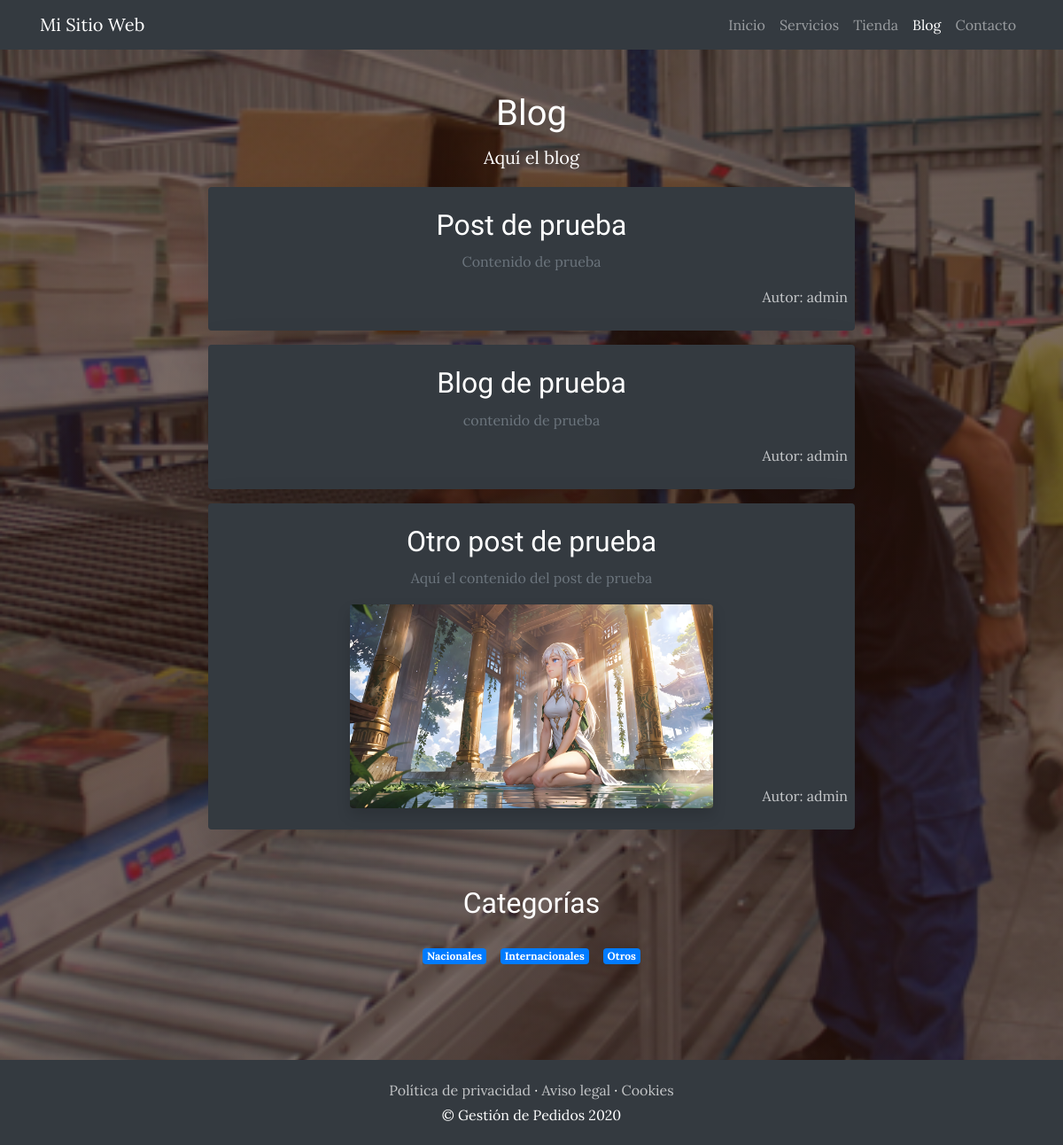
Screenshot of /blog/ with the database file from the repository.
### blog/models.py (models this page shows, shortened)
class Post(models.Model):
    titulo = models.CharField(max_length = 50)
    contenido = models.CharField(max_length = 100)
    imagen = models.ImageField(upload_to = 'blog', null=True, blank=True)
    categoria = models.ManyToManyField(Categoria)
    autor = models.ForeignKey(User, on_delete=models.CASCADE)
    created = models.DateTimeField(auto_now_add = True)
    updated = models.DateTimeField(auto_now_add = True)
    class Meta:
        verbose_name = 'post'
        verbose_name_plural = 'posts'

class Categoria(models.Model):
    nombre = models.CharField(max_length = 50)
    created = models.DateTimeField(auto_now_add = True)
    updated = models.DateTimeField(auto_now_add = True)
    class Meta:
        verbose_name = 'categoria'
        verbose_name_plural = 'categorias'

### blog/views.py (the view)
# urls.py: 2. Add a URL to urlpatterns:  path('blog/', include('blog.urls'))
def blog(request):
    post = Post.objects.all()
    return render(request, 'blog/blog.html' , {"posts": post})

### blog/templates/blog/blog.html
{% extends "ProyectoWEBapp/base.html" %}
{% load static %}
{% block content %}
<section>
    <div class="container mt-5">
        <div class="row">
            <div class="col-md-8 offset-md-2">
                <h1 class="text-center text-white">Blog</h1>
                <p class="lead text-center text-white">Aquí el blog</p>
                <div class="text-center">
                    {% for post in posts %}
                    <div class="bg-dark text-light p-4 my-3 rounded position-relative shadow-lg">
                        <h2 class="text-white">{{ post.titulo }}</h2>
                        <p class="text-secondary">{{ post.contenido }}</p>
                        <img width="60%" class="img-fluid rounded shadow" src="{{ post.imagen.url }}" alt="">
                        <div class="position-absolute bottom-0 end-0 p-2">
                            <p class="text-light" style="opacity: 0.75;">Autor: {{ post.autor }}</p>
                        </div>
                    </div>
                    {% endfor %}
                </div>
            </div>
        </div>
    </div>
</section>
<section class="mt-5">
    <div class="container">
        <div class="row">
            <div class="col-md-8 offset-md-2">
                <h2 class="text-center text-white mb-4">Categorías</h2>
                <div class="d-flex flex-wrap justify-content-center">
                    {% for post in posts %}
                    {% for categoria in post.categoria.all %}
                    <a href="{% url 'categorias' categoria.id %}">
                    <span class="badge bg-primary m-2">{{ categoria.nombre }}</span>
                    </a>
                    {% endfor %}
                    {% endfor %}
                </div>
            </div>
        </div>
    </div>
</section>
{% endblock %}

### ProyectoWEBapp/templates/ProyectoWEBapp/base.html (shortened to what this page needs)
<!DOCTYPE html>
<html lang="es">
<head>
    {% load static %}
    <link href="https://cdn.jsdelivr.net/npm/bootstrap@5.3.0-alpha1/dist/css/bootstrap.min.css" rel="stylesheet">
    <link href="{% static 'ProyectoWEBapp/vendor/bootstrap/css/bootstrap.min.css' %}" rel="stylesheet">
    <link href="{% static 'ProyectoWEBapp/css/gestion.css' %}" rel="stylesheet">
</head>
<body>
    <nav class="navbar navbar-expand-lg navbar-dark bg-dark">
        <div class="container">
            <a class="navbar-brand" href="{% url 'home' %}">Mi Sitio Web</a>
            <div class="collapse navbar-collapse" id="navbarNav">
                <ul class="navbar-nav ms-auto">
                    <li class="nav-item">
                        <a class="nav-link {% if request.resolver_match.url_name == 'home' %}active{% endif %}" href="{% url 'home' %}">Inicio</a>
                    </li>
                    <li class="nav-item">
                        <a class="nav-link {% if request.resolver_match.url_name == 'Servicios' %}active{% endif %}" href="{% url 'Servicios' %}">Servicios</a>
                    </li>
                    <li class="nav-item">
                        <a class="nav-link {% if request.resolver_match.url_name == 'Tienda' %}active{% endif %}" href="{% url 'Tienda' %}">Tienda</a>
                    </li>
                    <li class="nav-item">
                        <a class="nav-link {% if request.resolver_match.url_name == 'Blog' %}active{% endif %}" href="{% url 'Blog' %}">Blog</a>
                    </li>
                    <li class="nav-item">
                        <a class="nav-link {% if request.resolver_match.url_name == 'Contacto' %}active{% endif %}" href="{% url 'Contacto' %}">Contacto</a>
                    </li>
                </ul>
            </div>
        </div>
    </nav>
    <main>
        {% block content %}
        {% endblock %}
    </main>
    <footer class="footer text-center bg-dark text-white">
        <div class="container">
            <p class="m-0">
                <a href="{% url 'Sample' %}" class="link">Política de privacidad</a> ·
                <a href="{% url 'Sample' %}" class="link">Aviso legal</a> ·
                <a href="{% url 'Sample' %}" class="link">Cookies</a>
            </p>
            <p class="m-0">&copy; Gestión de Pedidos 2020</p>
        </div>
    </footer>
</body>
</html>

### ProyectoWEBapp/static/ProyectoWEBapp/css/gestion.css (style rules this page uses)
body { font-family: 'Lora'; background: linear-gradient(rgba(47, 23, 15, 0.65), rgba(47, 23, 15, 0.65)), url("../img/bg_main.jpg"); background-attachment: fixed; background-position: center; background-size: cover; }
h1, h2, h3, h4, h5, h6 { font-family: 'Raleway'; }
p { line-height: 1.75; }
.footer { background-color: rgba(24, 64, 8, 0.8); }
a.link { color: rgba(255, 255, 255, 0.7); }

### ProyectoWEBapp/templates/ProyectoWEBapp/base.html (style rules this page uses)
body { min-height: 100vh; display: flex; flex-direction: column; }
main { flex: 1; padding-bottom: 100px; }
footer { background-color: #343a40; color: white; padding: 20px 0; }

### rows the page displays
Post: titulo "Post de prueba", contenido "Contenido de prueba", autor "admin"
Post: titulo "Blog de prueba", contenido "contenido de prueba", autor "admin"
Post: titulo "Otro post de prueba", contenido "Aquí el contenido del post de prueba", imagen (picture), autor "admin"
Categoria: nombre "Nacionales"
Categoria: nombre "Internacionales"
Categoria: nombre "Otros"
